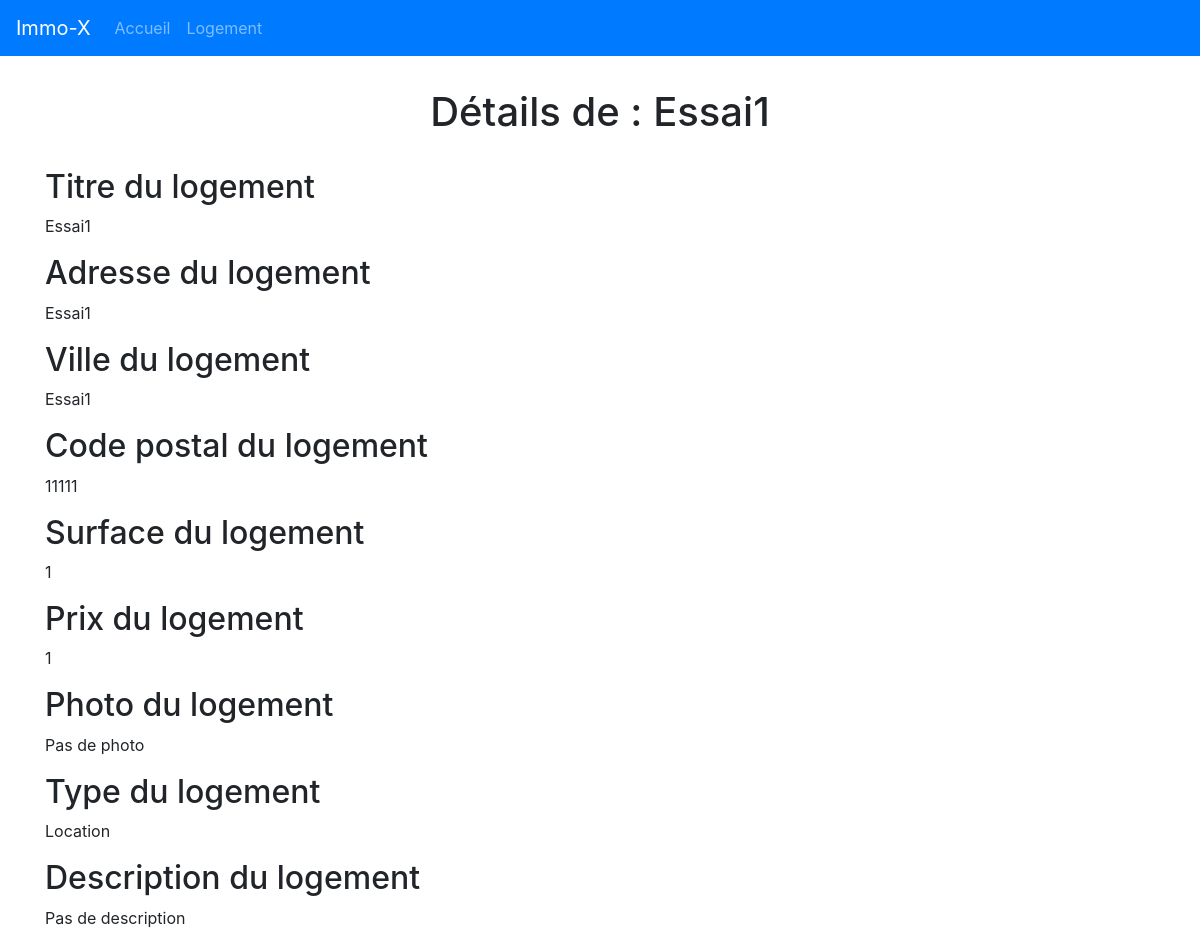
/logements/details/1, run on the app's committed database.
### tables this page shows
CREATE TABLE IF NOT EXISTS `logement` (
  `id_logement` int NOT NULL AUTO_INCREMENT,
  `titre` varchar(255) NOT NULL,
  `adresse` varchar(255) NOT NULL,
  `ville` varchar(255) NOT NULL,
  `cp` int NOT NULL,
  `surface` int NOT NULL,
  `prix` int NOT NULL,
  `photo` varchar(255) DEFAULT NULL,
  `type` varchar(255) NOT NULL,
  `description` text,
  PRIMARY KEY (`id_logement`)
);

### controller/LogementController.php (called while the page is built, shortened)
<?php
require_once "model/LogementManager.php";
class LogementController
{
    private $logementManager;
    public function __construct()
    {
        $this->logementManager = new LogementManager();
        $this->logementManager->loadLogements();
    }
    public function detailsLogement($id){
        $logement = $this->logementManager->getLogementById($id);
        require_once "view/details.logement.html.php";
    }
}

### model/Logement.php (called while the page is built, shortened)
<?php
class Logement {
    private $id;
    private $titre;
    private $adresse;
    private $ville;
    private $cp;
    private $surface;
    private $prix;
    private $photo;
    private $type;
    private $description;
    public function __construct($id,$titre,$adresse,$ville,$cp,$surface,$prix,$photo,$type,$description)
    {
        $this->id = $id;
        $this->titre = $titre;
        $this->adresse = $adresse;
        $this->ville = $ville;
        $this->cp = $cp;
        $this->surface = $surface;
        $this->prix = $prix;
        $this->photo = $photo;
        $this->type = $type;
        $this->description = $description;
    }
    public function getId()
    {
        return $this->id;
    }
    public function getTitre()
    {
        return $this->titre;
    }
    public function getAdresse()
    {
        return $this->adresse;
    }
    public function getVille()
    {
        return $this->ville;
    }
    public function getCp()
    {
        return $this->cp;
    }
    public function getSurface()
    {
        return $this->surface;
    }
    public function getPrix()
    {
        return $this->prix;
    }
    public function getType()
    {
        return $this->type;
    }
    public function getPhoto()
    {
        return $this->photo;
    }
    public function getDescription()
    {
        return $this->description;
    }
}

### model/Manager.php (called while the page is built, shortened)
<?php
abstract class Manager {
    private static $pdo;
    private static function setBdd(){
        self::$pdo = new PDO("mysql:host=localhost;dbname=Immobilier;charset=utf8","root","");
        self::$pdo->setAttribute(PDO::ATTR_ERRMODE, PDO::ERRMODE_WARNING);
    }
    protected function getBdd(){
        return self::$pdo;
    }
}
?>

### model/LogementManager.php (called while the page is built, shortened)
<?php
require_once "model/Manager.php";
require_once "model/Logement.php";
class LogementManager extends Manager
{
    private $logements;
    public function addLogement($logement)
    {
        $this->logements[] = $logement;
    }
    public function loadLogements()
    {
        $req = $this->getBdd()->prepare("SELECT * FROM logement");
        $req->execute();
        $mesLogements = $req->fetchAll(PDO::FETCH_ASSOC);
    }
    public function getLogementById($id)
    {
        foreach ($this->logements as $logement) {
            if ($logement->getId() == $id) {
                return $logement;
            }
        }
    }
}

### view/details.logement.html.php (the view, shortened to what this page needs)
<div class="form-group">
    <h2>Titre du logement</h2>
    <p>
        <?= $logement->getTitre() ?>
    </p>
</div>
<div class="form-group">
    <h2>Adresse du logement</h2>
    <p><?= $logement->getAdresse() ?></p>
</div>
<div class="form-group">
    <h2>Ville du logement</h2>
    <p><?= $logement->getVille() ?></p>
</div>
<div class="form-group">
    <h2>Code postal du logement</h2>
    <p><?= $logement->getCp() ?></p>
</div>
<div class="form-group">
    <h2>Surface du logement</h2>
    <p><?= $logement->getSurface() ?></p>
</div>
<div class="form-group">
    <h2>Prix du logement</h2>
    <p><?= $logement->getPrix() ?></p>
</div>
<div class="form-group">
    <h2>Photo du logement</h2>
    <?php
    $photo = $logement->getPhoto();
    if ($photo !== null && $photo !== "") {
        echo "<div><img class='container img-responsive' style='width:50%;height:50%' src='" . URL . $photo . "' alt='Photo de " . $logement->getTitre() . "'></div>";
    } else {
        echo "Pas de photo";
    }?>
</div>
<div class="form-group">
    <h2>Type du logement</h2>
    <p>
        <?=$logement->getType() ?>
    </p>
</div>
<div class="form-group">
    <h2>Description du logement</h2>
    <p><?php if ($logement->getDescription()) {
        echo "<p>".$logement->getDescription()."</p>";
    } else {
        echo "Pas de description";
    } ?></p>
</div>
<?php
$content = ob_get_clean();
$title = "Détails de : " . $logement->getTitre();
require_once "base.html.php";
?>

### view/base.html.php (shortened to what this page needs)
<!DOCTYPE html>
<html lang="en">
<head>
    <link rel="stylesheet" href="https://cdn.jsdelivr.net/npm/bootstrap@4.6.1/dist/css/bootstrap.min.css">
</head>
<body>
    <header>
        <nav class="navbar navbar-expand-sm navbar-dark bg-primary">
            <a class="navbar-brand" href="<?= URL ?>accueil">Immo-X</a>
            <div class="collapse navbar-collapse" id="navbarColor01">
                <ul class="navbar-nav mr-auto">
                    <li class="nav-item">
                        <a class="nav-link" href="<?= URL ?>accueil">
                            Accueil
                        </a>
                    </li>
                    <li class="nav-item">
                        <a class="nav-link" href="<?= URL ?>logements">Logement</a>
                    </li>
                </ul>
            </div>
        </nav>
    </header>
    <main>
        <div class="container">
            <h1 class="my-4 text-center p-2">
                <?= $title ?>
            </h1>
            <?= $content ?>
        </div>
    </main>
</body>
</html>

### data on the page
logement: titre "Détails de : Essai1", titre "Essai1", adresse "Essai1", ville "Essai1", cp "11111", surface "1", prix "1", type "Location"
